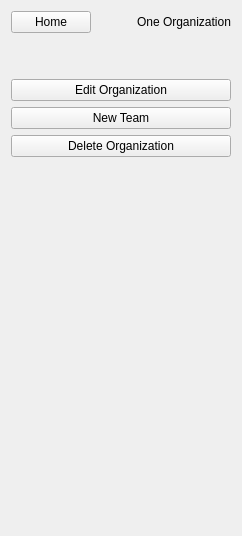
         <widget class="QWidget" name="OneOrgSideMainPage">
          <layout class="QVBoxLayout" name="verticalLayout_20">
           <item>
            <layout class="QGridLayout" name="gridLayout_13">
             <item row="1" column="2">
              <widget class="QLabel" name="OneOrgName">
               <property name="text">
                <string>One Organization</string>
               </property>
              </widget>
             </item>
             <item row="2" column="2">
              <spacer name="verticalSpacer_7">
               <property name="orientation">
                <enum>Qt::Vertical</enum>
               </property>
               <property name="sizeHint" stdset="0">
                <size>
                 <width>20</width>
                 <height>40</height>
                </size>
               </property>
              </spacer>
             </item>
             <item row="1" column="0">
              <widget class="QPushButton" name="OneOrgHomeBotton">
               <property name="text">
                <string>Home</string>
               </property>
              </widget>
             </item>
             <item row="1" column="1">
              <spacer name="horizontalSpacer_17">
               <property name="orientation">
                <enum>Qt::Horizontal</enum>
               </property>
               <property name="sizeHint" stdset="0">
                <size>
                 <width>40</width>
                 <height>20</height>
                </size>
               </property>
              </spacer>
             </item>
            </layout>
           </item>
           <item>
            <widget class="QPushButton" name="OneOrgEditOrgBotton">
             <property name="text">
              <string>Edit Organization</string>
             </property>
            </widget>
           </item>
           <item>
            <widget class="QPushButton" name="OneOrgAddNewTeamBotton">
             <property name="text">
              <string>New Team</string>
             </property>
            </widget>
           </item>
           <item>
            <widget class="QPushButton" name="OneOrgDeleteOrgBotton">
             <property name="text">
              <string>Delete Organization</string>
             </property>
            </widget>
           </item>
           <item>
            <spacer name="verticalSpacer_14">
             <property name="orientation">
              <enum>Qt::Vertical</enum>
             </property>
             <property name="sizeHint" stdset="0">
              <size>
               <width>20</width>
               <height>368</height>
              </size>
             </property>
            </spacer>
           </item>
          </layout>
         </widget>
